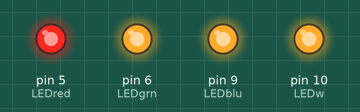
The sketch below on a simulated Arduino Uno, built with avr-gcc and run on an emulated ATmega328P. On the bench: output pins drawn as LEDs (lit = HIGH).

Above: at 0.15 s.
At 6.55 s:
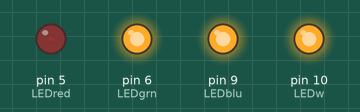
At 9.87 s:
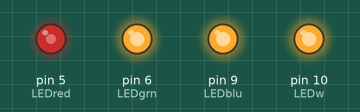
At 19.85 s:
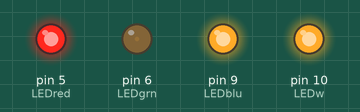
At 29.48 s:
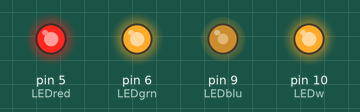
At 37.99 s:
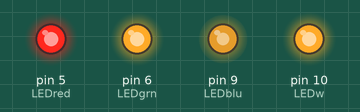
Timing chart, 0 to 40.0 s (numbered marks = the images above):
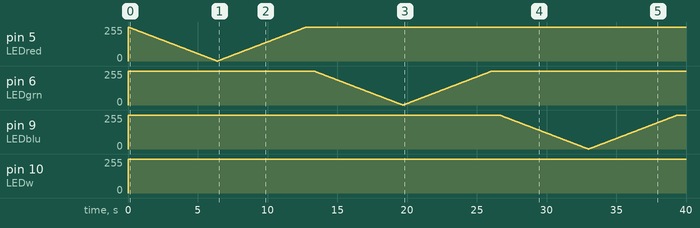

The sketch:

LED-Dimmer-4-fach-test.ino
```cpp
int LEDred = 5;
int LEDgrn = 6;
int LEDblu = 9;
int LEDw   = 10;

void setup() {
  pinMode(LEDred, OUTPUT);
  pinMode(LEDgrn, OUTPUT);
  pinMode(LEDblu, OUTPUT);
  pinMode(LEDw, OUTPUT);

  analogWrite(LEDred, 255);
  analogWrite(LEDgrn, 255);
  analogWrite(LEDblu, 255);
  analogWrite(LEDw, 255);
}

void loop() {
  dimLed(LEDred);
  delay(500);
  dimLed(LEDgrn);
  delay(500);
  dimLed(LEDblu);
  delay(500);
  dimLed(LEDw);
  delay(500);
}

void dimLed(int pin) {
  // Hoch dimmen (invertiert)
  for (int i = 0; i <= 255; i++) {
    analogWrite(pin, 255 - i);
    delay(25);
  }
  // Runter dimmen (invertiert)
  for (int i = 255; i >= 0; i--) {
    analogWrite(pin, 255 - i);
    delay(25);
  }
}
```

Measured:
- by itself, pin 10 (LEDw): 255/255 → 252/255 at 39.9 s
